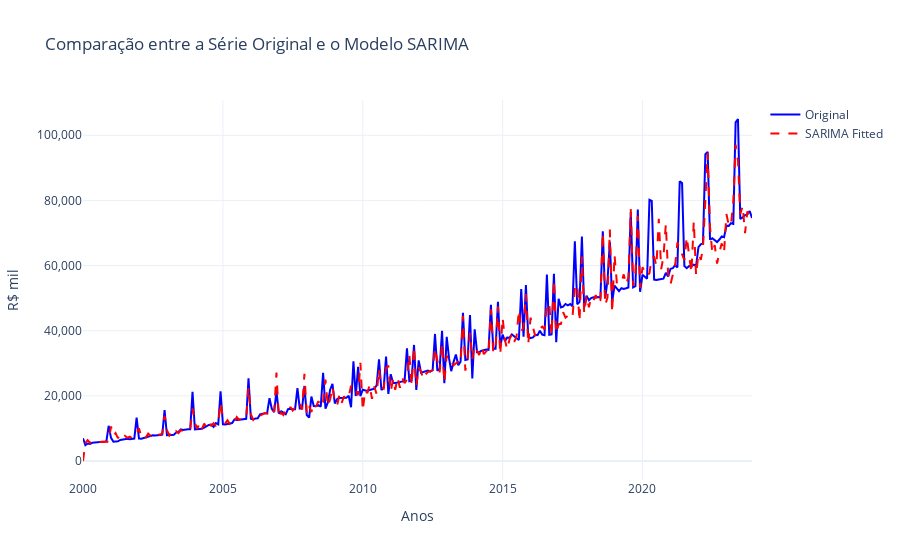

Notebook code for this chart:
### Code cell
# Criando a figura
fig = go.Figure()

# Adicionando a série original
fig.add_trace(go.Scatter(
    x=df_sarima.index,
    y=df_sarima['Valor'],
    mode='lines',
    name='Original',
    line=dict(color='blue')
))

# Adicionando os valores ajustados pelo modelo SARIMA
fig.add_trace(go.Scatter(
    x=df_sarima.index,
    y=df_sarima['fitted'],
    mode='lines',
    name='SARIMA Fitted',
    line=dict(color='red', dash='dash')
))

# Configurando o layout
fig.update_layout(
    title='Comparação entre a Série Original e o Modelo SARIMA',
    xaxis_title='Anos',
    yaxis_title='R$ mil',
    yaxis=dict(tickformat=',d'),  # Formata os valores inteiros no eixo Y
    template='plotly_white',
    hovermode='x',
)

# Exibir gráfico interativo
fig.show()

### Figure 1 — Plotly figure (JSON) as saved in the notebook; plotly's stock layout.template omitted (floating-point values rounded to 4 significant figures; data arrays with more than 128 entries replaced by an {"elided": "..."} marker saying what was removed)
{"data": [{"line": {"color": "blue"}, "mode": "lines", "name": "Original", "type": "scatter", "x": {"elided": "288 str values"}, "y": {"elided": "288 float values"}}, {"line": {"color": "red", "dash": "dash"}, "mode": "lines", "name": "SARIMA Fitted", "type": "scatter", "x": {"elided": "288 str values"}, "y": {"elided": "288 float values"}}], "layout": {"hovermode": "x", "title": {"text": "Comparação entre a Série Original e o Modelo SARIMA"}, "xaxis": {"title": {"text": "Anos"}}, "yaxis": {"tickformat": ",d", "title": {"text": "R$ mil"}}}}
